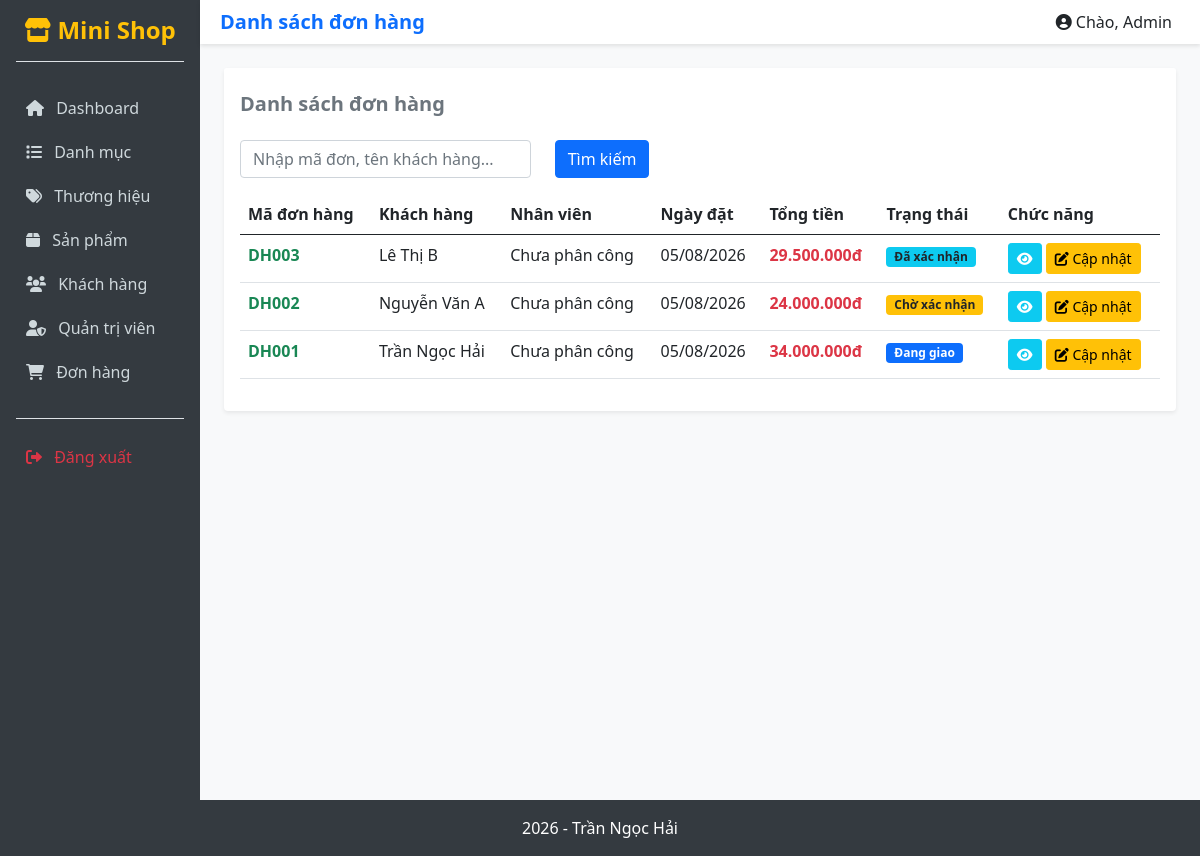
/views/admin/orders/, run on the app's committed database.
### tables this page shows
CREATE TABLE `orders` (
  `id` int(11) NOT NULL,
  `customer_id` int(11) NOT NULL,
  `user_id` int(11) DEFAULT NULL,
  `order_code` varchar(30) NOT NULL,
  `total_amount` decimal(12,2) DEFAULT 0.00,
  `note` text DEFAULT NULL,
  `status` tinyint(1) DEFAULT 0,
  `created_at` datetime DEFAULT current_timestamp(),
  `updated_at` datetime DEFAULT current_timestamp() ON UPDATE current_timestamp()
);

CREATE TABLE `customers` (
  `id` int(11) NOT NULL,
  `fullname` varchar(100) NOT NULL,
  `phone` varchar(20) NOT NULL,
  `email` varchar(100) DEFAULT NULL,
  `address` varchar(255) DEFAULT NULL,
  `note` text DEFAULT NULL
);

### config/Database.php (called while the page is built, shortened)
<?php
class Database {
    protected string $host = "localhost";
    protected string $database = "tranngochai_database";
    protected string $username = "root";
    protected string $password = "";
    protected function connect(): void {
        try {
            $this->conn = new mysqli(
                $this->host,
                $this->username,
                $this->password,
                $this->database
            );
        } catch (Exception $e) {
            echo "Lỗi: " . $e->getMessage();
        }
    }
}
?>

### dao/OrderDAO.php (called while the page is built, shortened)
<?php
require_once __DIR__ . "/BaseDAO.php";
require_once __DIR__ . "/../models/Order.php";
class OrderDAO extends BaseDAO {
    public function getAll($keyword = "") {
        $list = [];
        try {
            $sql = "SELECT o.*, c.fullname as customer_name, u.fullname as user_name
                    FROM orders o
                    LEFT JOIN customers c ON o.customer_id = c.id
                    LEFT JOIN users u ON o.user_id = u.id";
            $sql .= " ORDER BY o.id DESC";
            if (!empty($keyword)) {
                $stmt = $this->prepare($sql);
                $param = "%" . $keyword . "%";
                $stmt->bind_param("ss", $param, $param);
                $stmt->execute();
                $result = $stmt->get_result();
            } else {
                $result = $this->executeQuery($sql);
            }
            while ($row = $result->fetch_assoc()) {
                $o = new Order((int)$row["customer_id"], (int)$row["user_id"], $row["order_code"], (float)$row["total_amount"], $row["note"], (int)$row["status"]);
                $o->id = $row["id"];
                $o->createdAt = $row["created_at"];
                $o->customerName = $row["customer_name"];
                $o->userName = $row["user_name"];
                $list[] = $o;
            }
        } catch (Exception $e) { throw $e; }
        return $list;
    }
}
?>

### dao/BaseDAO.php (called while the page is built, shortened)
<?php
require_once __DIR__ . "/../config/Database.php";
class BaseDAO extends Database {
    protected function executeQuery(string $sql) {
        return $this->conn->query($sql);
    }
}
?>

### models/Order.php (called while the page is built, shortened)
<?php
class Order {
    public function __construct(int $customerId = 0, ?int $userId = null, string $orderCode = "", float $totalAmount = 0, ?string $note = null, int $status = 0) {
        $this->orderCode = $orderCode;
        $this->totalAmount = $totalAmount;
        $this->status = $status;
    }
}
?>

### views/admin/orders/index.php (the view, shortened to what this page needs)
<?php
require_once "../../../dao/OrderDAO.php";
$dao = new OrderDAO();
$keyword = trim($_GET["keyword"] ?? "");
$orders = $dao->getAll($keyword);
function getStatusBadge($status) {
    switch($status) {
        case 0: return '<span class="badge bg-warning text-dark">Chờ xác nhận</span>';
        case 1: return '<span class="badge bg-info text-dark">Đã xác nhận</span>';
        case 2: return '<span class="badge bg-primary">Đang giao</span>';
    }
}
?>
<div class="card shadow-sm border-0">
    <div class="card-header bg-white border-0 pt-4 pb-0">
        <h5 class="fw-bold text-secondary">Danh sách đơn hàng</h5>
    </div>
    <div class="card-body">
        <form class="row mb-3" method="GET">
            <div class="col-md-4">
                <input type="text" name="keyword" class="form-control" placeholder="Nhập mã đơn, tên khách hàng..." value="<?= htmlspecialchars($keyword) ?>">
            </div>
            <div class="col-md-2">
                <button type="submit" class="btn btn-primary">Tìm kiếm</button>
            </div>
        </form>
        <?php if(empty($orders)) { ?>
            <div class="alert alert-warning">Không tìm thấy dữ liệu.</div>
        <?php } else { ?>
            <table class="table table-hover">
                <thead>
                    <tr>
                        <th>Mã đơn hàng</th>
                        <th>Khách hàng</th>
                        <th>Nhân viên</th>
                        <th>Ngày đặt</th>
                        <th>Tổng tiền</th>
                        <th>Trạng thái</th>
                        <th>Chức năng</th>
                    </tr>
                </thead>
                <tbody>
                    <?php foreach ($orders as $item) { ?>
                    <tr>
                        <td class="fw-bold text-success"><?= htmlspecialchars($item->orderCode) ?></td>
                        <td><?= htmlspecialchars($item->customerName) ?></td>
                        <td><?= htmlspecialchars($item->userName ?? 'Chưa phân công') ?></td>
                        <td><?= date('d/m/Y', strtotime($item->createdAt)) ?></td>
                        <td class="text-danger fw-bold"><?= number_format($item->totalAmount, 0, ',', '.') ?>đ</td>
                        <td><?= getStatusBadge($item->status) ?></td>
                        <td>
                            <a href="detail.php?id=<?= $item->id ?>" class="btn btn-sm btn-info text-white"><i class="fa-solid fa-eye"></i></a>
                            <a href="edit.php?id=<?= $item->id ?>" class="btn btn-sm btn-warning"><i class="fa-solid fa-pen-to-square"></i> Cập nhật</a>
                        </td>
                    </tr>
                    <?php } ?>
                </tbody>
            </table>
        <?php } ?>
    </div>
</div>
<?php
include "../layouts/master.php";
?>

### assets/css/style.css (style rules this page uses)
body { background-color: #f8f9fa; }

### data on the page
orders: order_code "DH003", customer.fullname "Lê Thị B", userName "Chưa phân công", created_at "05/08/2026", total_amount "29.500.000", status "Đã xác nhận"
orders: order_code "DH002", customer.fullname "Nguyễn Văn A", userName "Chưa phân công", created_at "05/08/2026", total_amount "24.000.000", status "Chờ xác nhận"
orders: order_code "DH001", customer.fullname "Trần Ngọc Hải", userName "Chưa phân công", created_at "05/08/2026", total_amount "34.000.000", status "Đang giao"

### other printed values
$pageTitle "Danh sách đơn hàng"
